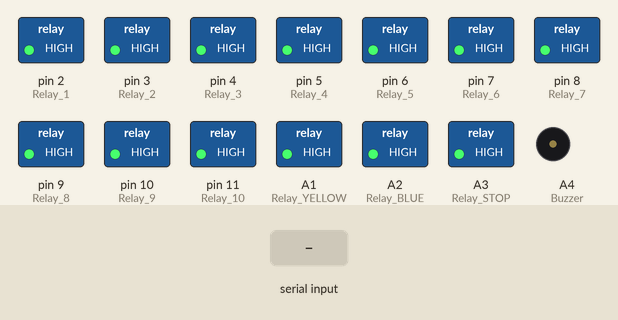
Simulated run of this sketch. Board: Arduino Uno, built with avr-gcc and run on an emulated ATmega328P. Shown: switched loads named in the sketch (green lamp = pin HIGH), buzzer (waves = sounding, pin HIGH). The test bench sets the inputs (shaded band). What the sketch prints to the serial monitor is not drawn.

Above: at 1.2 s.
1.3 s: byte 30 received over Serial
At 2.3 s:
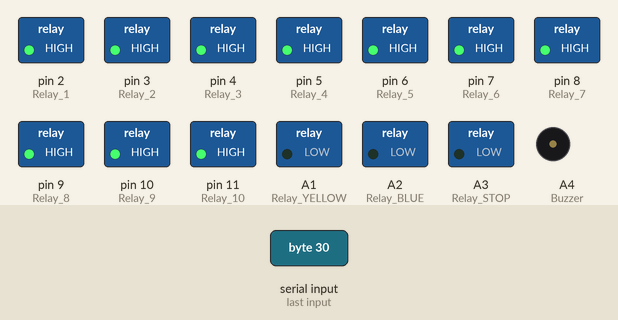
4.3 s: byte 90 received over Serial
At 4.6 s:
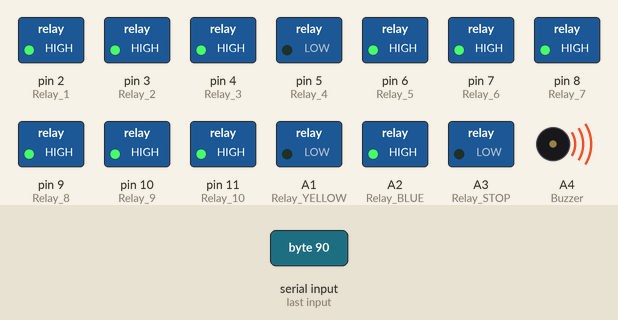
7.3 s: byte 120 received over Serial
At 8.1 s:
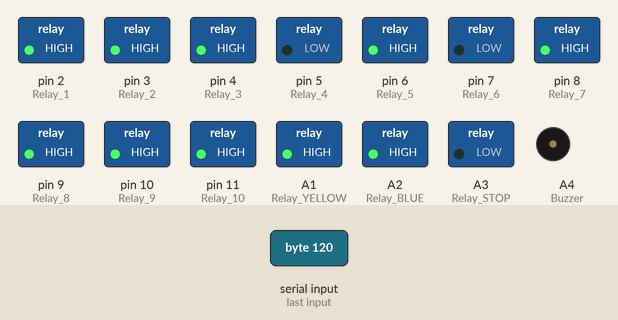
10.3 s: byte 30 received over Serial
At 11.5 s:
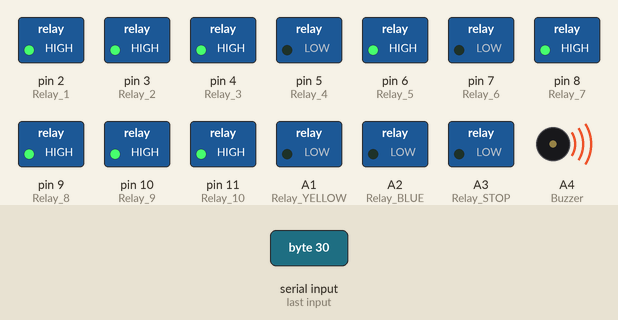
13.3 s: byte 90 received over Serial
At 13.8 s:
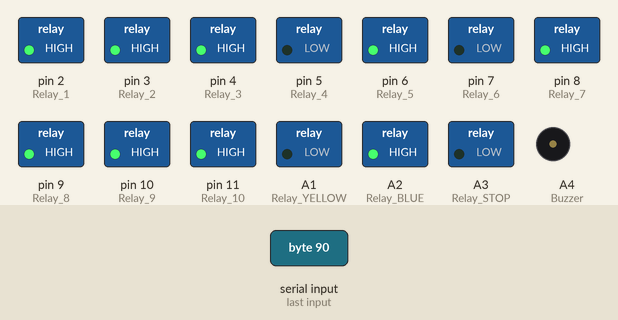
Timing chart, 0 to 17.3 s (numbered marks = the images above; inputs shaded):
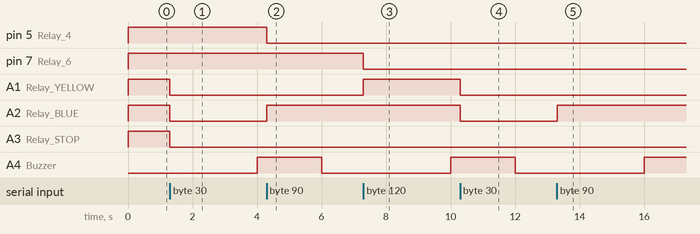

Measured:
- after the input at 1.3 s, A1 (Relay_YELLOW), A2 (Relay_BLUE), A3 (Relay_STOP): HIGH → LOW at once; A4 (Buzzer): LOW → HIGH after 2.7 s instead of 0.70 s
- after the input at 4.3 s, pin 5 (Relay_4): HIGH → LOW at once; A2 (Relay_BLUE): LOW → HIGH at once; A4 (Buzzer): HIGH → LOW after 1.7 s
- after the input at 7.3 s, pin 7 (Relay_6): HIGH → LOW at once; A1 (Relay_YELLOW): LOW → HIGH at once; A4 (Buzzer): LOW → HIGH after 2.7 s instead of 0.70 s
- after the input at 10.3 s, A1 (Relay_YELLOW), A2 (Relay_BLUE): HIGH → LOW at once; A4 (Buzzer): HIGH → LOW after 1.7 s
- after the input at 13.3 s, A2 (Relay_BLUE): LOW → HIGH at once; A4 (Buzzer): LOW → HIGH after 2.7 s instead of 0.70 s

The sketch:

RemoteRxrMatrix.ino
```cpp
#include <TimerOne.h>

const int Relay_1 = 2;
const int Relay_2 = 3;
const int Relay_3 = 4;
const int Relay_4 = 5;
const int Relay_5 = 6;
const int Relay_6 = 7;
const int Relay_7 = 8;
const int Relay_8 = 9;
const int Relay_9 = 10;
const int Relay_10 = 11;
const int Relay_11 = 12;
const int Relay_12 = 13;
const int Relay_RED = A0;
const int Relay_YELLOW = A1;
const int Relay_BLUE = A2;
const int Relay_STOP = A3;
const int Buzzer = A4;

byte Matrix_Relay = 0x00;
byte Latch_Relay = 0x00;
byte receivedCode = 0x00;
boolean comFlag = false;

void allPinsDown()
  {
    digitalWrite(Relay_1,HIGH);
    digitalWrite(Relay_2,HIGH);
    digitalWrite(Relay_3,HIGH);
    digitalWrite(Relay_4,HIGH);
    digitalWrite(Relay_5,HIGH);
    digitalWrite(Relay_6,HIGH);
    digitalWrite(Relay_7,HIGH);
    digitalWrite(Relay_8,HIGH);
    digitalWrite(Relay_9,HIGH);
    digitalWrite(Relay_10,HIGH);
    digitalWrite(Relay_11,HIGH);
    digitalWrite(Relay_12,HIGH);
  }

void setup()
  {
    pinMode(Relay_1,OUTPUT);
    pinMode(Relay_2,OUTPUT);
    pinMode(Relay_3,OUTPUT);
    pinMode(Relay_4,OUTPUT);
    pinMode(Relay_5,OUTPUT);
    pinMode(Relay_6,OUTPUT);
    pinMode(Relay_7,OUTPUT);
    pinMode(Relay_8,OUTPUT);
    pinMode(Relay_9,OUTPUT);
    pinMode(Relay_10,OUTPUT);
    pinMode(Relay_11,OUTPUT);
    pinMode(Relay_12,OUTPUT);
    pinMode(Relay_RED,OUTPUT);
    pinMode(Relay_YELLOW,OUTPUT);
    pinMode(Relay_BLUE,OUTPUT);
    pinMode(Relay_STOP,OUTPUT);
    pinMode(Buzzer,OUTPUT);

    allPinsDown();
    digitalWrite(Relay_RED,HIGH);
    digitalWrite(Relay_YELLOW,HIGH);
    digitalWrite(Relay_BLUE,HIGH);
    digitalWrite(Relay_STOP,HIGH);
    digitalWrite(Buzzer,LOW);

    Serial.begin(9600);

    Timer1.initialize(2000000); // set a timer of length 1000000 microseconds (or 1 sec - or 10Hz => the led will blink 5 times, 5 cycles of on-and-off, per second)
    Timer1.attachInterrupt( timerIsr ); // attach the service routine here
  }

void loop()
  {

  }

void serialEvent() {
    while (Serial.available()) {
        // get the new byte:
        receivedCode = Serial.read();
        Serial.print(receivedCode);
        comFlag = true;
        Matrix_Relay = receivedCode & 0xF0;
        Matrix_Relay = Matrix_Relay >> 4;
        Latch_Relay = receivedCode & 0x0F;

        if(Matrix_Relay == 0x00)
          allPinsDown();
        else
          digitalWrite(Matrix_Relay,LOW);

        if((Latch_Relay & 0x01) == 0x01)
          digitalWrite(Relay_RED, LOW);
        else
          digitalWrite(Relay_RED, HIGH);

        if((Latch_Relay & 0x02) == 0x02)
          digitalWrite(Relay_YELLOW, LOW);
        else
          digitalWrite(Relay_YELLOW, HIGH);

        if((Latch_Relay & 0x04) == 0x04)
          digitalWrite(Relay_BLUE, LOW);
        else
          digitalWrite(Relay_BLUE, HIGH);

        if((Latch_Relay & 0x08) == 0x08)
          digitalWrite(Relay_STOP, LOW);
        else
          digitalWrite(Relay_STOP, HIGH);
     }
  }

void timerIsr()
{
    if(comFlag == false)
      digitalWrite(Buzzer,HIGH);
    if(comFlag == true)
      digitalWrite(Buzzer, LOW);
    comFlag = false;
}
```
